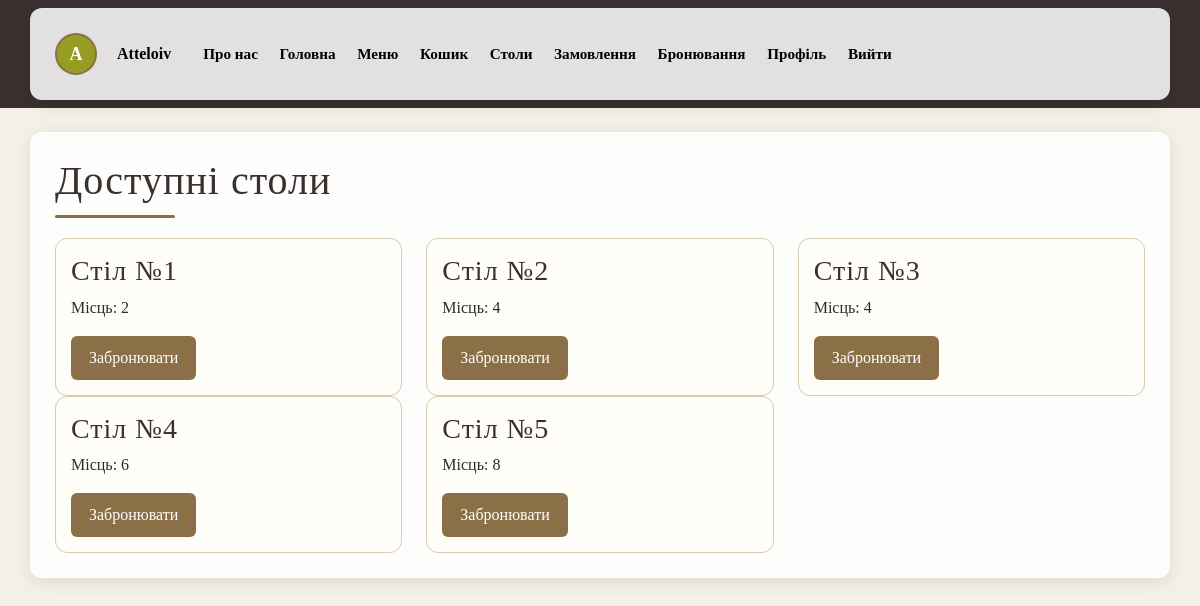
/tables/ (signed in), run on the app's committed database.
### database.py (models this page shows, shortened)
class Base(DeclarativeBase):
    def create_db(self):
        Base.metadata.create_all(engine)
    def drop_db(self):
        Base.metadata.drop_all(engine)

class Users(UserMixin, Base):
    __tablename__ = "users"
    id: Mapped[int] = mapped_column(primary_key=True)
    nickname: Mapped[str] = mapped_column(String(100), unique=True)
    email: Mapped[str] = mapped_column(String(150), unique=True)
    password: Mapped[str] = mapped_column(String(100))
    status_admin: Mapped[bool] = mapped_column(Boolean, default=False)
    avatar_color: Mapped[str] = mapped_column(String(20), nullable=True)
    avatar_letter: Mapped[str] = mapped_column(String(2), nullable=True)
    avatar_image: Mapped[str] = mapped_column(String(200), nullable=True)
    orders = relationship("Orders", back_populates="user", cascade="all, delete")
    reservations = relationship("Reservations", back_populates="user", cascade="all, delete")

class Tables(Base):
    __tablename__ = "tables"
    id: Mapped[int] = mapped_column(primary_key=True)
    seats: Mapped[int] = mapped_column(Integer)
    location: Mapped[str] = mapped_column(String(100), nullable=True)
    reservations = relationship("ReservationTables", back_populates="table", cascade="all, delete")

### main.py (the view)
@app.route('/tables/')
@login_required
def tables():
    tables = get_all_tables()
    return render_template('tables.html', tables=tables)

### database.py (called while the page is built)
def search_user(user_id):
    with Session() as session:
        user = session.query(Users).filter_by(id=user_id).first()
        return user

def get_all_tables():
    with Session() as session:
        tables = session.query(Tables).order_by(Tables.id).all()
        for table in tables:
            session.refresh(table)
        return tables

### main.py (called while the page is built)
@login_manager.user_loader
def load_user(user_id):
    return search_user(user_id)

### templates/tables.html (shortened to what this page needs)
{% extends "base.html" %}
{% block content %}
<h1>Доступні столи</h1>
<div class="decor-line"></div>
<div class="row">
    {% for table in tables %}
    <div class="col-md-4">
        <div class="menu-card">
            <h3>Стіл №{{ table.id }}</h3>
            <p>Місць: {{ table.seats }}</p>
            <a href="{{ url_for('reservation', table_id=table.id) }}" class="btn btn-custom">Забронювати</a>
        </div>
    </div>
    {% endfor %}
</div>
{% endblock %}

### templates/base.html (shortened to what this page needs)
<!DOCTYPE html>
<html lang="en">
<head>
    <link href="https://cdn.jsdelivr.net/npm/bootstrap@5.3.8/dist/css/bootstrap.min.css" rel="stylesheet"
>
</head>
<body>
    <nav class="navbar navbar-dark bg-dark mb-4">
        <div class="container d-flex flex-wrap align-items-center gap-2 gap-md-3">
            {% if current_user.is_authenticated %}
            {% if current_user.avatar_image %}
            <img src="{{ url_for('static', filename='images/profile/' + current_user.avatar_image) }}" class="avatar">
            {% else %}
            <div class="avatar-circle" style="background: {{ current_user.avatar_color }}">
                {{ current_user.avatar_letter }}
            </div>
            {% endif %}
            <span class="ms-1 navbar-user me-2 me-md-3">{{ current_user.nickname }}</span>
            <a class="navbar-brand py-1" href="{{ url_for('about_us') }}">Про нас</a>
            <a class="navbar-brand py-1" href="{{ url_for('home_page') }}">Головна</a>
            <a class="navbar-brand py-1" href="{{ url_for('menu') }}">Меню</a>
            <a class="navbar-brand py-1" href="{{ url_for('cart') }}">Кошик</a>
            <a class="navbar-brand py-1" href="{{ url_for('tables') }}">Столи</a>
            <a class="navbar-brand py-1" href="{{ url_for('orders') }}">Замовлення</a>
            <a class="navbar-brand py-1" href="{{ url_for('reservations') }}">Бронювання</a>
            <a class="navbar-brand py-1" href="{{ url_for('profile') }}">Профіль</a>
            <a class="navbar-brand py-1" href="javascript:void(0)" onclick="confirmLogout()">Вийти</a>
            {% else %}
            <a class="navbar-brand py-1" href="{{ url_for('about_us') }}">Про нас</a>
            <a class="navbar-brand py-1" href="{{ url_for('login') }}">Увійти</a>
            <a class="navbar-brand py-1" href="{{ url_for('register') }}">Зареєструватись</a>
            {% endif %}
        </div>
    </nav>
    <main class="container">
        {% block content %}
        {% endblock %}
    </main>
</body>
</html>

### templates/base.html (style rules this page uses)
.avatar-circle { width: 40px; height: 40px; border-radius: 50%; color: white; font-weight: bold; display: flex; justify-content: center; align-items: center; font-size: 18px; }
body { background: #f4f1e8; font-family: "Georgia", "Times New Roman", serif; color: #2c2c2c; }
.container { background: rgba(255, 255, 255, 0.85); padding: 25px; border-radius: 12px; box-shadow: 0 4px 20px rgba(0, 0, 0, 0.1); }
h1, h2, h3 { font-family: "Cinzel", serif; letter-spacing: 1px; color: #3b2f2f; }
.decor-line { width: 120px; height: 3px; background: #8b6f47; margin: 10px 0 20px 0; border-radius: 2px; }
.btn-custom { background: #8b6f47; color: white; border: none; padding: 10px 18px; border-radius: 6px; transition: 0.3s; }
.avatar-circle { width: 42px; height: 42px; border-radius: 50%; color: white; font-weight: bold; display: flex; justify-content: center; align-items: center; font-size: 18px; border: 2px solid #8b6f47; }
.menu-card { background: #fffdf8; border: 1px solid #d8c9b3; border-radius: 12px; padding: 15px; transition: 0.3s; }
.navbar { background: #3b2f2f !important; }
.navbar>.container { justify-content: flex-start !important; }
.navbar .navbar-brand { color: #000000 !important; font-family: "Cinzel", serif; font-weight: 600; font-size: 0.95rem; margin-right: 0.35rem; text-shadow: none; transition: color 0.2s, transform 0.2s; }
.navbar .navbar-user { color: #000000 !important; font-weight: 600; text-shadow: none; }

### data on the page
Users: avatar_letter "A", nickname "Atteloiv"
Tables: id "1", seats "2"
Tables: id "2", seats "4"
Tables: id "3", seats "4"
Tables: id "4", seats "6"
Tables: id "5", seats "8"
